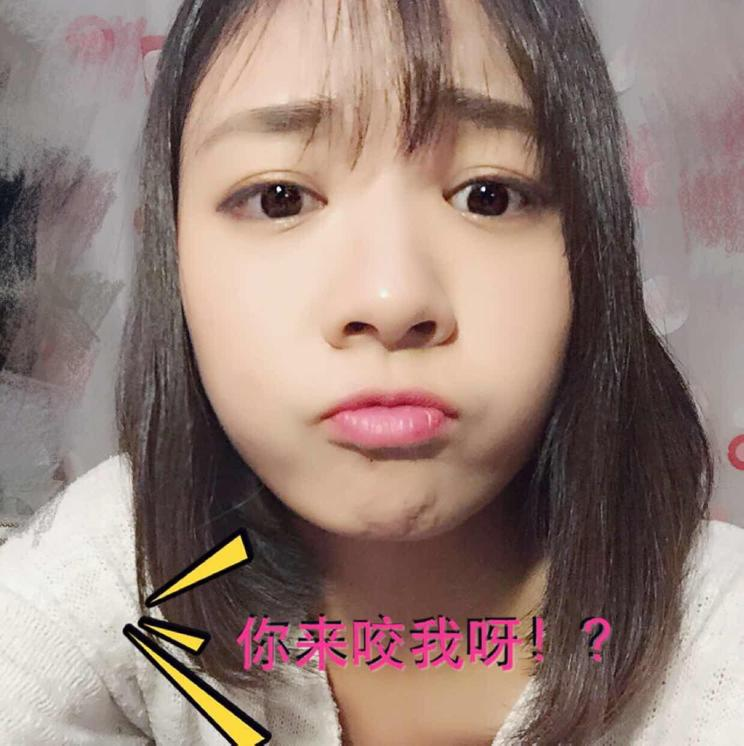
%> input picture 1.jpg, 744 x 746 px
$ octave Compare2Hist.m   (GNU Octave 9; MATLAB toolbox functions it lacks are replaced by stand-ins)
%> lines starting %> are read from the running program, lines starting %| are printed output that depends on the picture
close all;
clear all;

% read two files
[FileName,PathName,~] = uigetfile('*.*');
%> the answer given: ../1.jpg
I = imread([PathName FileName]);
%> I is the input picture: size 746x744x3 uint8; mean R, G, B 149.2, 127, 119
I = rgb2gray(I);
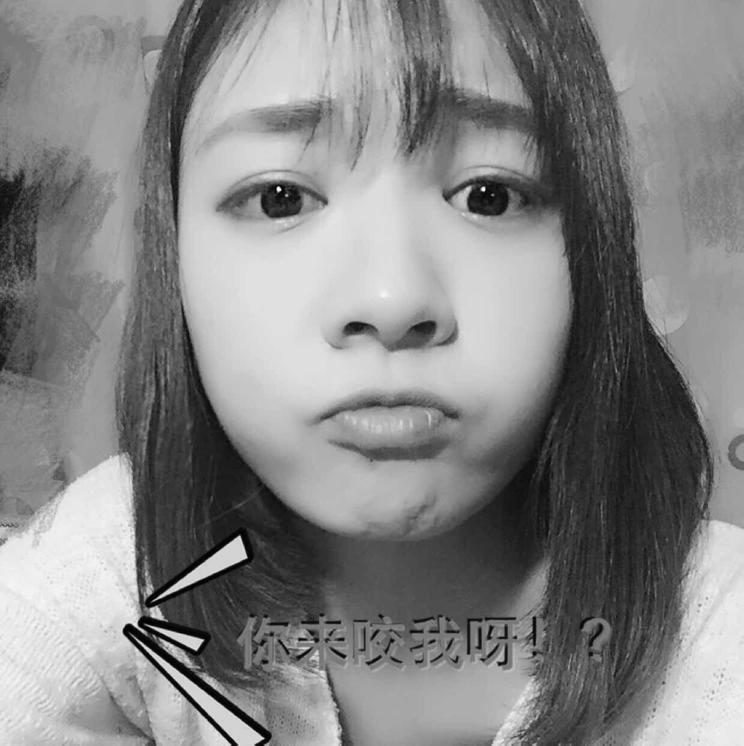
%> I: size 746x744 uint8; min 0, max 254, mean 132.7
[FileName,PathName,~] = uigetfile('*.*');
%> the answer given: ../1.jpg
J = imread([PathName FileName]);
J = rgb2gray(J);

% compute two normalized histogram
hist1 = imhist(I,64);
%> hist1 = 64 values, max 19400 at index 39, min 1 at index 63, mean 8672.2
hist1 = hist1/sum(hist1);
%> hist1 = 64 values, max 0.035 at index 39, min 1.8e-06 at index 63, mean 0.0156
hist2 = imhist(J,64);
%> hist2 = 64 values, max 19400 at index 39, min 1 at index 63, mean 8672.2
hist2 = hist2/sum(hist2);
%> hist2 has the same summary as hist1

% plot histograms
figure(2),subplot(2,1,1),plot(hist1);
figure(2),subplot(2,1,2),plot(hist2);
%> after `plot(hist2)`:
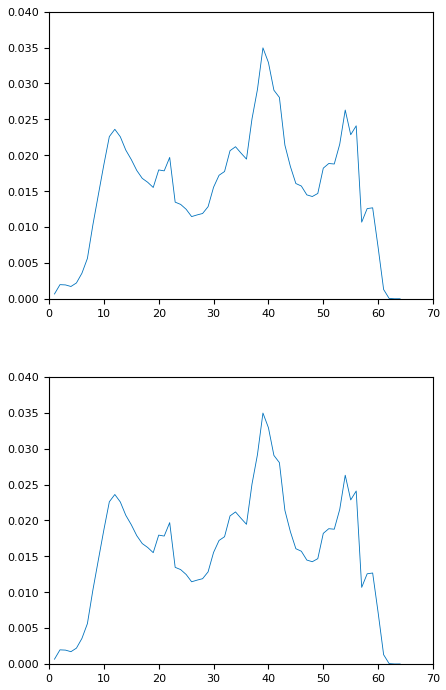
%> figure redrawn from the program's plot data, 2 panels; panel 1: curve peaks at x = 39, y = 0.035

% compute BC
BC = sum(sqrt(hist1).*sqrt(hist2));
%> BC = 1
disp(BC)
%| 1
